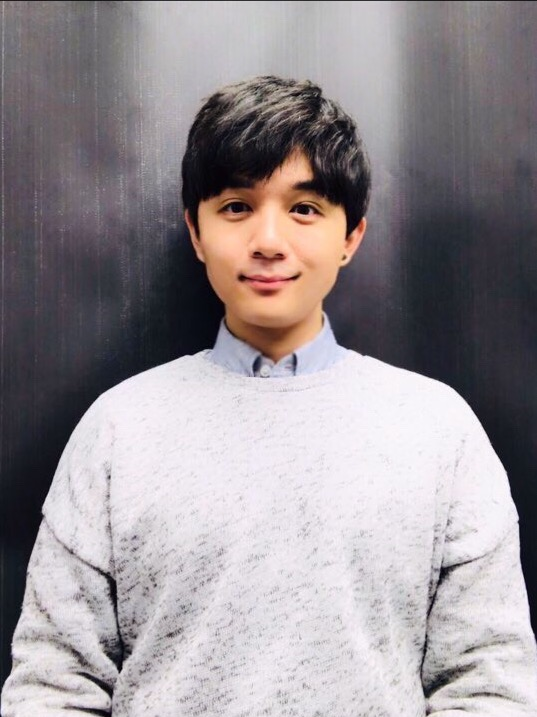
#> input picture images/opencv_SeanProfile.jpg, 537 x 717 px; its folder holds 5 pictures in this run
$ jupyter execute --allow-errors OpenCV_tutorial.ipynb
#> lines starting #> are read from the running program, lines starting #| are printed output that depends on the picture; after the words box and inside, x2 and y2 are one past the last pixel; in counts of white or black regions, pixels touching at a corner belong together
# OpenCV tutorial on Jupyter Notebook

A few examples of OpenCV installation include:
* `pip install opencv-python`
* `conda install -c conda-forge opencv`

## Import modules

[cell 1]
import cv2
print(cv2.__version__)
import os
import numpy as np
print(np.__version__)

## Handling Images

[cell 2]
image_path = os.path.join('..','images','opencv_SeanProfile.jpg')

[cell 3]
img = cv2.imread(image_path,1)
#> img is the input picture: shape (717, 537, 3); mean B, G, R 149.3, 145.3, 152.3

### Loading, processing, writing

[cell 4]
# loading image
img = cv2.imread(image_path,1)
# displaying image
cv2.imshow('image',img) #Image appears and disappear automatically
# display the image indefinitely until the keyboard input (any key)
cv2.waitKey(0)
# destroy all opened windows
cv2.destroyAllWindows()
cv2.waitKey(1) # in order to close the opened window --> does not close
# Convert the image to gray
img = cv2.cvtColor(img,cv2.COLOR_BGR2GRAY)
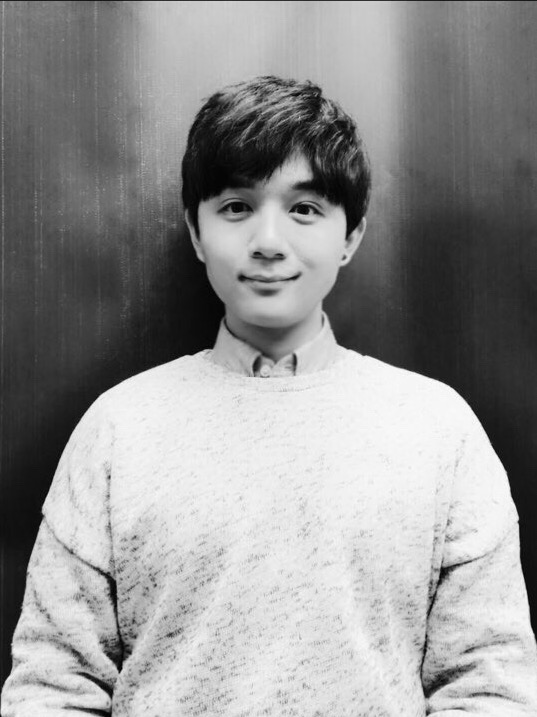
#> img: shape (717, 537); min 1, max 254, mean 147.8
# saving image
cv2.imwrite(os.path.join('..','images','opencv_SeanProfile_gray.png'),img)
#> Out = True

### Obtain properties of the image

[cell 5]
img = cv2.imread(image_path,1)
rows,cols,channel = img.shape
#> rows = 717; cols = 537; channel = 3
print(img.shape) # height (rows), width (cols), channel
#| (717, 537, 3)
print('image height (rows): {}\nimage width (cols): {}\nimage channel: {}'.format(rows,cols,channel))
#| image height (rows): 717
#| image width (cols): 537
#| image channel: 3

### Resizing

[cell 6]
img = cv2.imread(image_path,1)
img = cv2.resize(img,(700,400)) # width (cols) and height (rows)
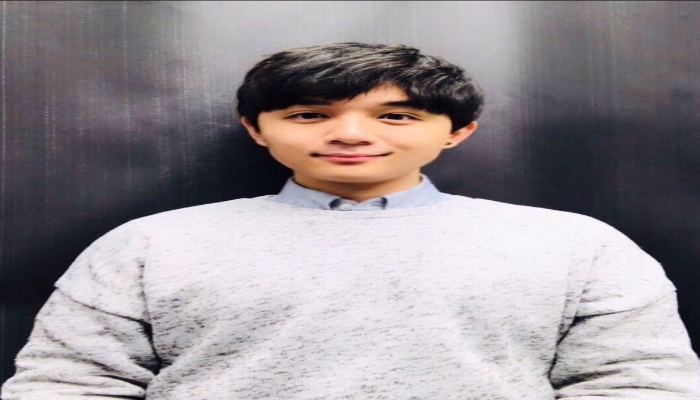
#> img: shape (400, 700, 3); mean B, G, R 149.1, 145.2, 152.1
print(img.shape)
#| (400, 700, 3)
cv2.imshow('image',img)
cv2.waitKey(0)
cv2.destroyAllWindows()
cv2.waitKey(1)
cv2.imwrite(os.path.join('..','images','opencv_resized_example.png'),img)
#> Out = True

### Insert geometric shapes on the image

[cell 7]
img = cv2.imread(image_path,1)
cv2.line(img,(0,0),(100,100),(255,0,255),2)
cv2.circle(img,(300,300),50,(0,255,255),5)
cv2.circle(img,(100,450),30,(100,100,255),-1)
cv2.rectangle(img,(200,600),(450,700),(255,100,100),5)
cv2.arrowedLine(img,(300,200),(500,200),(0,0,255),6)
cv2.putText(img,"Sean!!!", (100,150), cv2.FONT_HERSHEY_SIMPLEX,3,(255,255,255),cv2.LINE_AA)
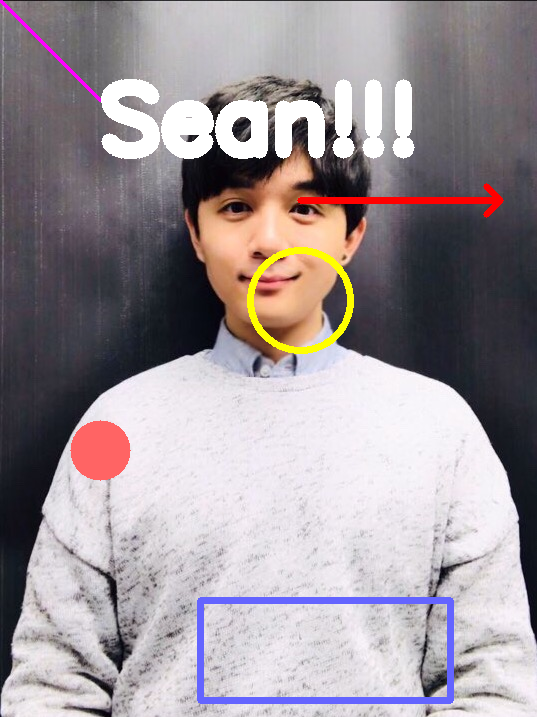
#> img: shape (717, 537, 3); mean B, G, R 153.2, 148.6, 157.5
cv2.imshow('image',img)
cv2.waitKey(0)
cv2.destroyAllWindows()
cv2.waitKey(1)
cv2.imwrite(os.path.join('..','images','opencv_shapes_example.png'),img)
#> Out = True

### Find pixel coordinate of the image

[cell 8]
def on_click(c_event,x,y,flags,param):

    if c_event == cv2.EVENT_LBUTTONDOWN:
        text = '({},{})'.format(x,y)
        cv2.circle(img,(x,y),5,(0,0,255),-1)
        cv2.line(img,(x,0),(x,rows),(0,0,255),1,4)
        cv2.line(img,(0,y),(cols,y),(0,0,255),1,4)
        cv2.putText(img,text,(x+10,y),cv2.FONT_HERSHEY_PLAIN,1.5,(0,0,255),2,cv2.LINE_AA)
        cv2.imshow('image',img)

img = cv2.imread(image_path,1)
cv2.namedWindow('image')
clean_img = img.copy()
cv2.setMouseCallback('image',on_click)

while True:
    cv2.imshow('image',img)
    key = cv2.waitKey(1) & 0xFF
#> (key q is pressed here)
    if key == ord('r'):
        img = clean_img.copy()
    if key == ord('q'):
        break
cv2.destroyAllWindows()
cv2.waitKey(1)
cv2.imwrite(os.path.join('..','images','opencv_getting_coord_example.png'),img)
#> Out = True

### Simple processing - blurring to remove noise

[cell 9]
## other types include: Gaussian blurring, median blurring
img = cv2.imread(image_path,1)
# blurring by averaging
img_blur = cv2.blur(img,(5,5))
# blurring while preserving the edge
img_bf = cv2.bilateralFilter(img,9, 75, 75)
cv2.imshow('image',img)
cv2.waitKey(0)
cv2.imshow('image_blur',img_blur)
cv2.waitKey(0)
cv2.imshow('image_bf',img_bf)
cv2.waitKey(0)
cv2.destroyAllWindows()
cv2.waitKey(1)
cv2.imwrite(os.path.join('..','images','opencv_blur_example.png'),img_blur)
cv2.imwrite(os.path.join('..','images','opencv_bf_example.png'),img_bf)
#> Out = True

### Simple processing - edge detection

[cell 10]
## other types include: sobel edge detection, Laplacian edge detection
img = cv2.imread(image_path,1)
img_canny = cv2.Canny(img,50,100)
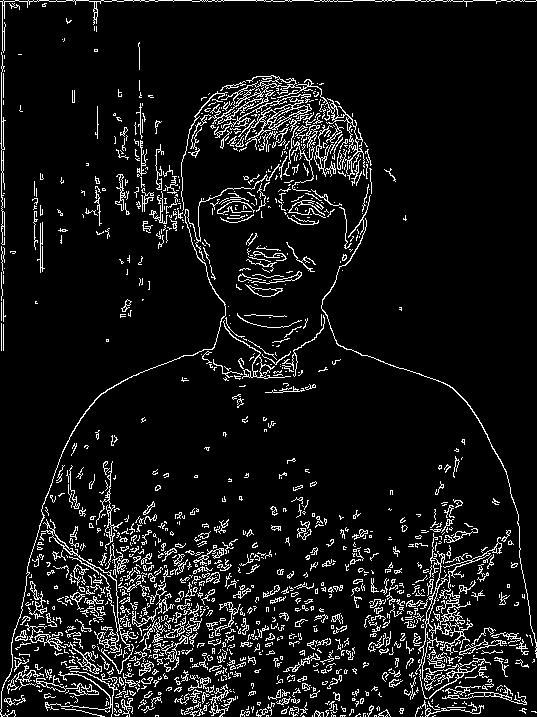
#> img_canny: shape (717, 537); 8.2% white in thin lines or dots
cv2.imshow('image',img)
cv2.waitKey(0)
cv2.imshow('image_canny',img_canny)
cv2.waitKey(0)
cv2.destroyAllWindows()
cv2.waitKey(1)
cv2.imwrite(os.path.join('..','images','opencv_canny_edge_example.png'),img_canny)
#> Out = True

### Simple processing - threshold filtering

[cell 11]
# the source image should be a grayscale image
# other types of global th include: cv2.THRESH_BINARY_INV and cv2.THRESH_TOZERO_INV
# other types of adaptive th include: cv2.ADAPTIVE_THRESH_GAUSSIAN_C

img = cv2.imread(image_path,0)
#> img: shape (717, 537); min 0, max 255, mean 147.8
# 0 for below th and 1 for above th
ret,th_binary = cv2.threshold(img,100,255,cv2.THRESH_BINARY)
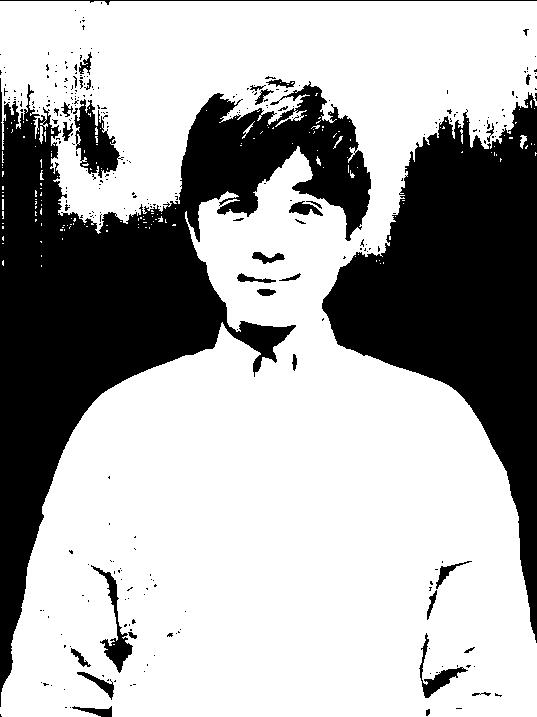
#> th_binary: shape (717, 537); 67.5% white; 301 black regions (266 under 20 px), largest, box (x1, y1, x2, y2) and area: (0, 78, 371, 707) 68948, (322, 92, 537, 643) 48470, (74, 99, 124, 178) 1882
# keep the same value up to th and set th for all the higher values --> similar to low-pass filter
ret,th_trunc = cv2.threshold(img,100,255,cv2.THRESH_TRUNC)
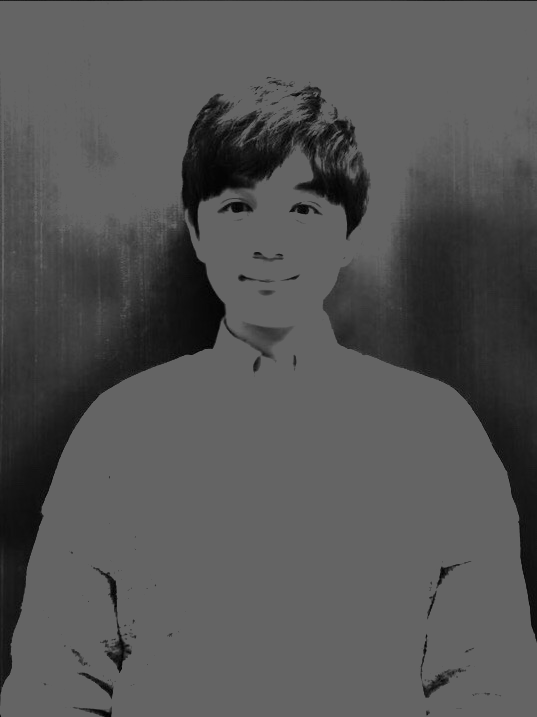
#> th_trunc: shape (717, 537); min 0, max 100, mean 84.4
# 0 for below th and keep the same value for above th
ret,th_tozero = cv2.threshold(img,100,255,cv2.THRESH_TOZERO)
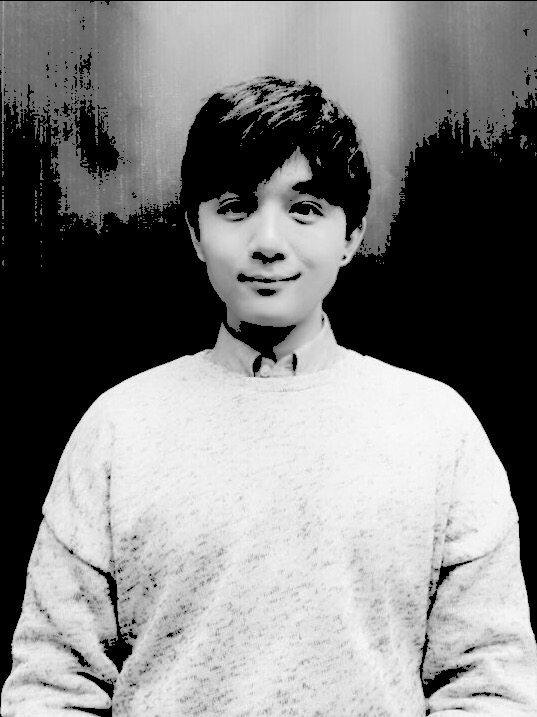
#> th_tozero: shape (717, 537); min 0, max 255, mean 130.9
# adaptive filtering calculates th for small regions of the image --> better result for an image with varying illuminations
th_adap_mean = cv2.adaptiveThreshold(img,255,cv2.ADAPTIVE_THRESH_MEAN_C,cv2.THRESH_BINARY,11,2)
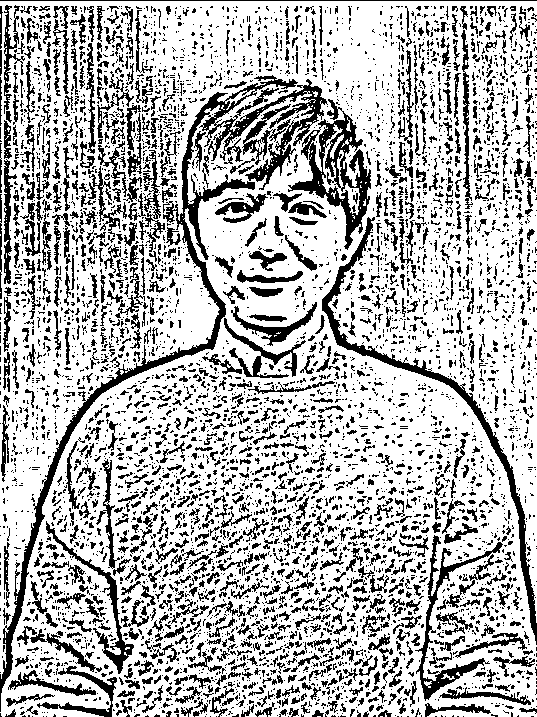
#> th_adap_mean: shape (717, 537); 71.7% white; 5492 black regions (4379 under 20 px), largest, box (x1, y1, x2, y2) and area: (0, 75, 328, 712) 10478, (322, 217, 537, 645) 3671, (288, 99, 371, 250) 3600

cv2.imshow('image_binary',th_binary)
cv2.waitKey(0)
cv2.imshow('image_trunc',th_trunc)
cv2.waitKey(0)
cv2.imshow('image_tozero',th_tozero)
cv2.waitKey(0)
cv2.imshow('image_adap',th_adap_mean)
cv2.waitKey(0)
cv2.destroyAllWindows()
cv2.waitKey(1)
cv2.imwrite(os.path.join('..','images','opencv_th_binary_example.png'),th_binary)
cv2.imwrite(os.path.join('..','images','opencv_th_trunc_example.png'),th_trunc)
cv2.imwrite(os.path.join('..','images','opencv_th_tozero_example.png'),th_tozero)
cv2.imwrite(os.path.join('..','images','opencv_th_adap_mean_example.png'),th_adap_mean)
#> Out = True

### Optimizing the parameters

[cell 12]
img = cv2.imread(image_path,1)
cv2.namedWindow('image_canny')
img_canny = cv2.Canny(img,50,100)

cv2.createTrackbar('th1','image_canny',100,255,lambda x: None)
cv2.createTrackbar('th2','image_canny',200,255,lambda x: None)

while True:
    cv2.imshow('image_canny',img_canny)
    if cv2.waitKey(1) & 0xFF == ord('q'):
#> (key q is pressed here)
